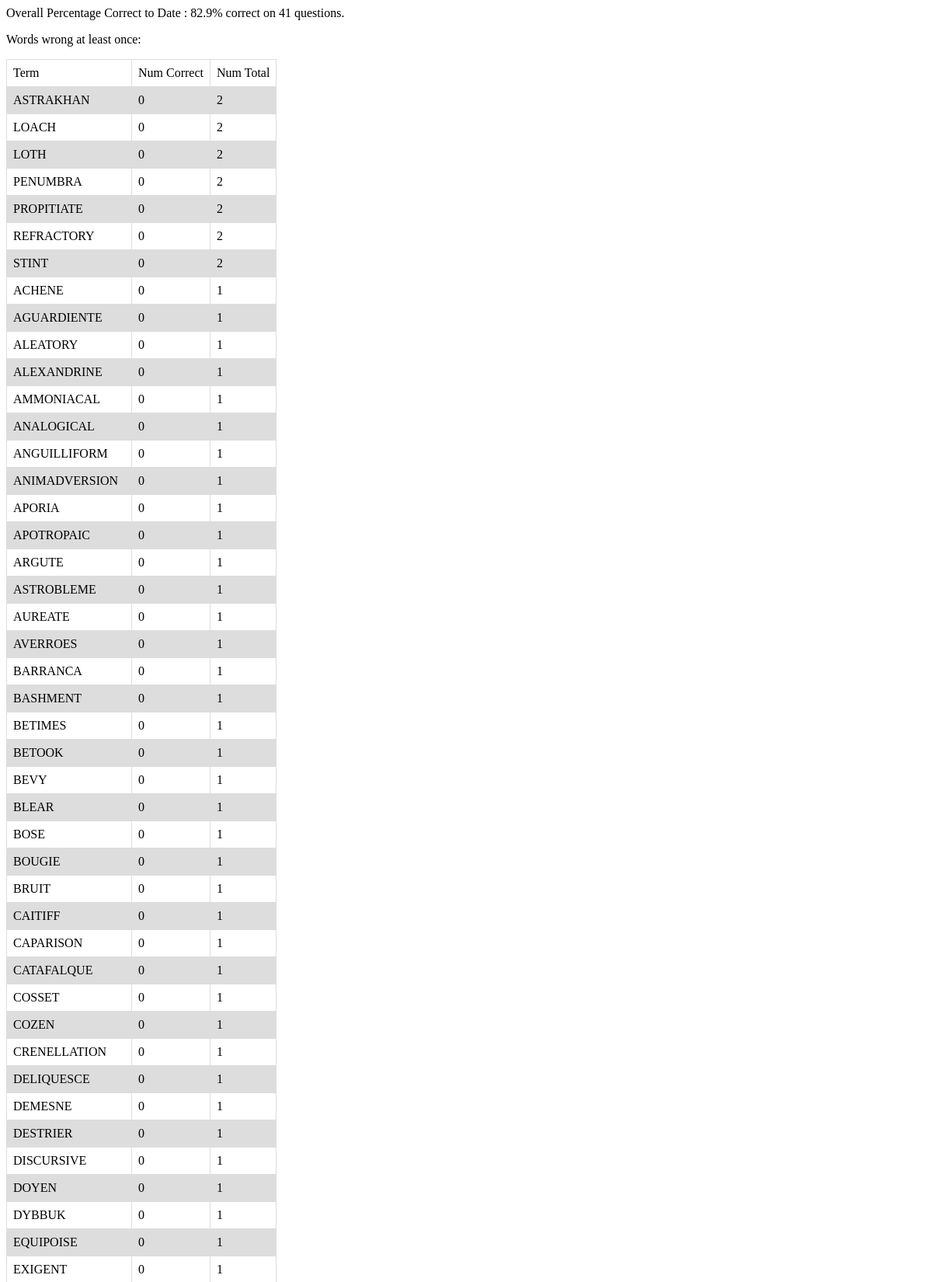
Screenshot of /reporting (upper part) with the database file from the repository.
### tables this page shows
CREATE TABLE "quizquestion" (
	`quiz_id`	INTEGER NOT NULL,
	`term`	TEXT NOT NULL,
	`correct`	INTEGER NOT NULL,
	`guess`	TEXT,
	`term_id`	INTEGER
);

### flask-sqlite.py (the view)
@app.route('/reporting')
def reporting():
    con = sql.connect("vocab.db")
    con.row_factory = sql.Row
    cur = con.cursor()
    cur.execute("select round(sum(correct)*100.0/sum(quizzed)*1.0,1), cast(sum(quizzed) as integer) from defined")
    row = cur.fetchone();
    oall = str(row[0]) + "% correct on " + str(row[1]) + " questions."
    cur.execute(
        'select term, sum(correct) as cor, count(correct) as tot, sum(correct)*1.0/count(correct)*1.0 as pct from quizquestion group by term having pct < 1.0 order by pct, tot desc')
    rows = cur.fetchall();
    return render_template("reporting.html", oall=oall, rows=rows)
    con.close()

### templates/reporting.html
<!doctype html>
<head>
<link rel="stylesheet" type="text/css" href="{{ url_for('static', filename='style.css') }}">
</head>
<html>
   <body>
      Overall Percentage Correct to Date : {{ oall }}
	  <p>Words wrong at least once:</p>
	  <table id="basictable">
         <thead>
            <td>Term</td>
            <td>Num Correct</td>
            <td>Num Total</td>
         </thead>
	  {% for row in rows %}
            <tr class="{{ loop.cycle('odd', 'even') }}">
               <td>{{row[0]}}</td>
               <td>{{row[1]}}</td>
               <td> {{ row[2]}}</td>
            </tr>
         {% endfor %}
      </table
   </body>
</html>

### static/style.css (style rules this page uses)
* { font-family: Verdana; }
.odd { background-color: #ddd; }
#basictable { border-collapse: collapse; }
#basictable td, #basictable th { border: 1px solid #ddd; padding: 8px; }

### rows the page displays
quizquestion: term "ACHENE", correct "0", row "1"
quizquestion: term "AGUARDIENTE", correct "0", row "1"
quizquestion: term "ALEATORY", correct "0", row "1"
quizquestion: term "ALEXANDRINE", correct "0", row "1"
quizquestion: term "AMMONIACAL", correct "0", row "1"
quizquestion: term "ANALOGICAL", correct "0", row "1"
quizquestion: term "ANGUILLIFORM", correct "0", row "1"
quizquestion: term "ANIMADVERSION", correct "0", row "1"
quizquestion: term "APORIA", correct "0", row "1"
quizquestion: term "APOTROPAIC", correct "0", row "1"
quizquestion: term "ARGUTE", correct "0", row "1"
quizquestion: term "ASTROBLEME", correct "0", row "1"
quizquestion: term "AUREATE", correct "0", row "1"
quizquestion: term "AVERROES", correct "0", row "1"
quizquestion: term "BARRANCA", correct "0", row "1"
quizquestion: term "BASHMENT", correct "0", row "1"
quizquestion: term "BETIMES", correct "0", row "1"
quizquestion: term "BETOOK", correct "0", row "1"
quizquestion: term "BEVY", correct "0", row "1"
quizquestion: term "BLEAR", correct "0", row "1"
quizquestion: term "BOSE", correct "0", row "1"
quizquestion: term "BOUGIE", correct "0", row "1"
quizquestion: term "BRUIT", correct "0", row "1"
quizquestion: term "CAITIFF", correct "0", row "1"
quizquestion: term "CAPARISON", correct "0", row "1"
quizquestion: term "CATAFALQUE", correct "0", row "1"
quizquestion: term "COSSET", correct "0", row "1"
quizquestion: term "COZEN", correct "0", row "1"
quizquestion: term "CRENELLATION", correct "0", row "1"
quizquestion: term "DELIQUESCE", correct "0", row "1"
quizquestion: term "DEMESNE", correct "0", row "1"
quizquestion: term "DESTRIER", correct "0", row "1"
quizquestion: term "DISCURSIVE", correct "0", row "1"
quizquestion: term "DOYEN", correct "0", row "1"
quizquestion: term "DYBBUK", correct "0", row "1"
quizquestion: term "EQUIPOISE", correct "0", row "1"
quizquestion: term "EXIGENT", correct "0", row "1"

### other values shown
{{ oall }} "82.9% correct on 41 questions."
{{ row[0] }} "ASTRAKHAN" "LOACH" "LOTH" "PENUMBRA" "PROPITIATE" "REFRACTORY" "STINT"
{{ row[1] }} "0" "0" "0" "0" "0" "0" "0"
{{ row[2] }} "2" "2" "2" "2" "2" "2" "2"
